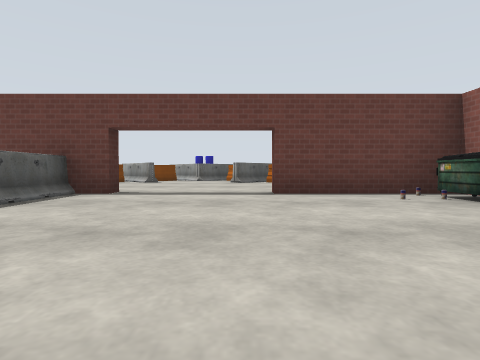
View 1 (above)

18 first-person views from a walk through a robot-simulator world made for Gazebo. The camera is 0.72 m above the floor, tilts 2° down and sees 80° across. The floor is counted in squares, 2 m on a side. Each view is taken from the middle of a square. On the plan, view 1 faces up. The plan holds only what a view shows up to about 9 squares ahead; the rest is blank. The place goes on beyond the plan. Simple patterns stand in for the simulator's built-in surfaces.

View 2
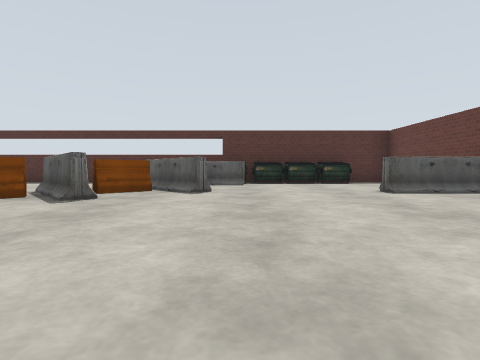

View 3
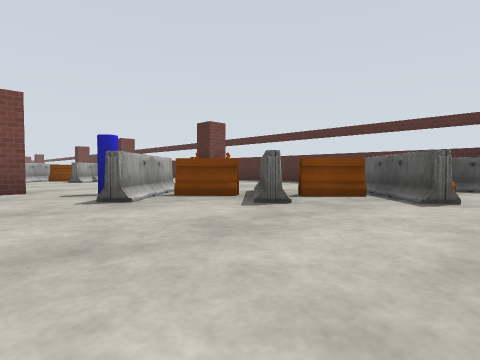

View 4
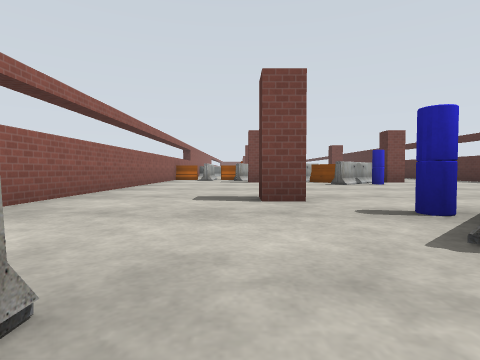

View 5
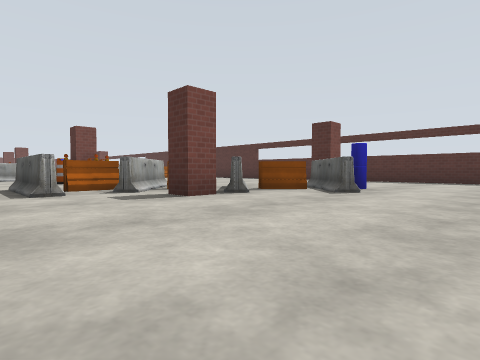

View 6
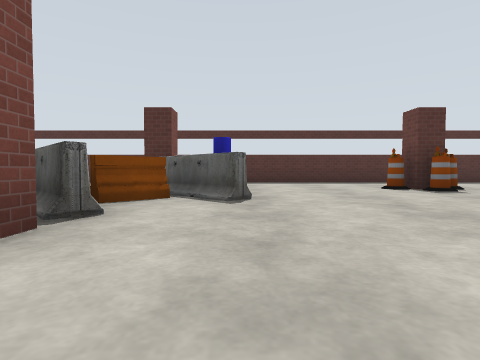

View 7
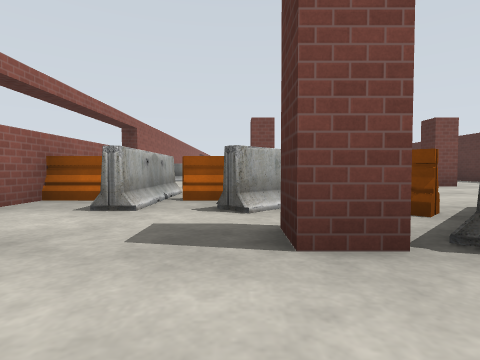

View 8
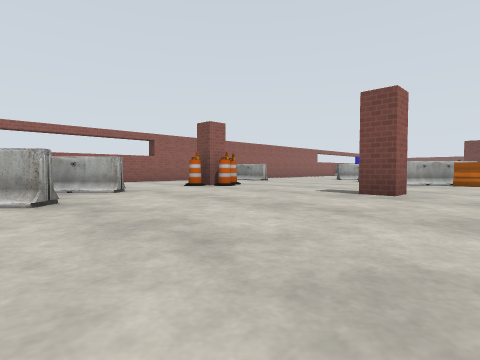

View 9
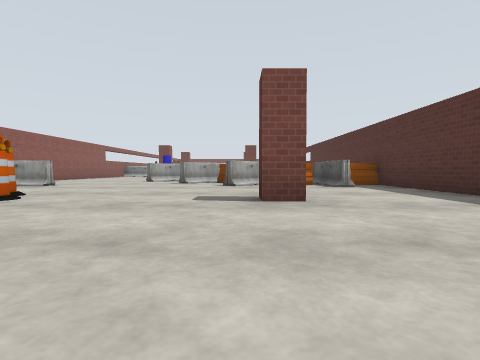

View 10
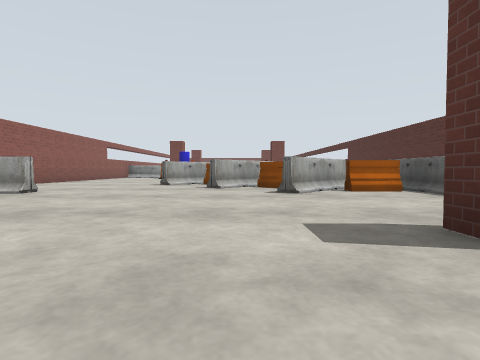

View 11
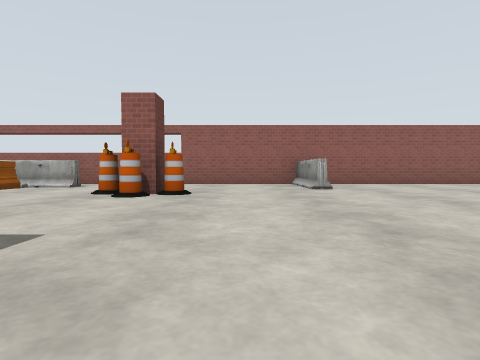

View 12
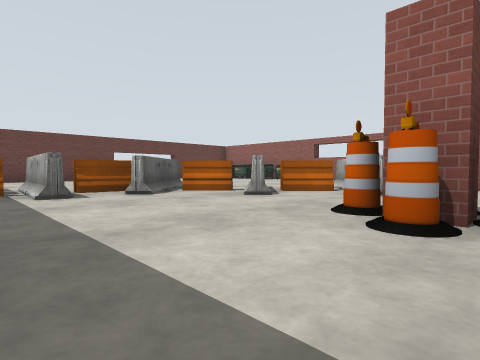

View 13
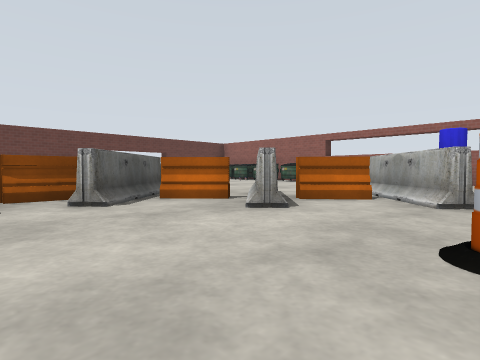

View 14
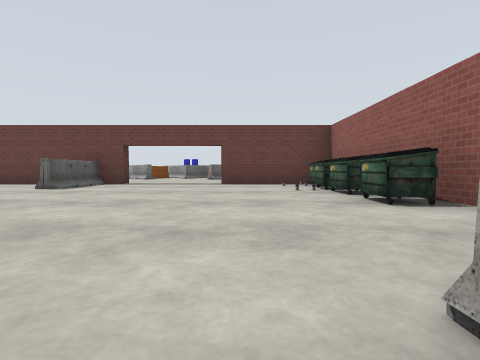

View 15
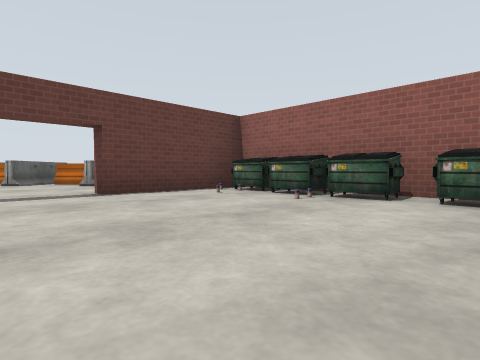

View 16
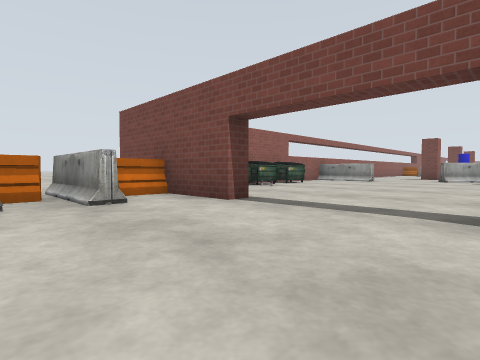

View 17
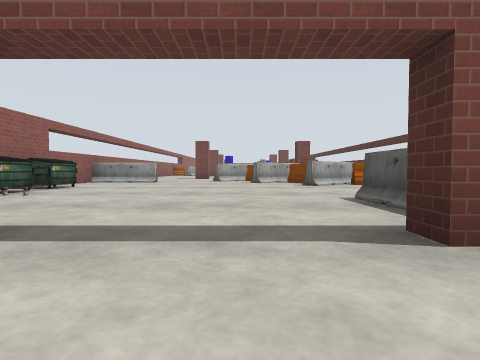

View 18
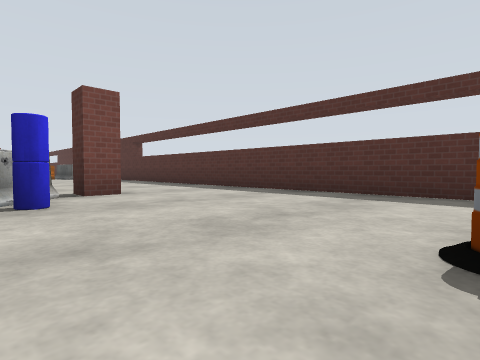

### Floor plan
Key: @ floor where view 1 was taken; # wall or solid block; . floor; D open door; B barrier; U dumpster; A barrel; O other object.
Columns run from 7 left of view 1 to 4 right of it. Each row starts with its distance up from view 1.
  9    BB   B
  8    BB..BB
  7     ....BB
  6      ...BBB.
  5      DDD.B##
  4  ###BDDD#OO
  3  U..B.....U
  2  U.......OU
  1  U........U
  0  OB....@..U
 -1  BBBB......#
 -2 #.BBBBB....#
 -3 #...BBBB.BB#
 -4 #....BBB...#
 -5 #...A......#
 -6 #..AA...#..#
 -7 #..........#
 -8 #..........#
 -9 #....BB....#
-10 #...BBBB...#
-11 #.....BB...#
-12 #......BBB.#
-13 #......BBB##
-14 #..........#
-15 #......AA..#
-16 #...#..AA..#
-17 #..........#
-18 #.B........#
-19 #BBBB....BB#
-20 # BBBB.....#
-21 #   BBBB...#

Positions as (right, up) in squares from view 1, and headings:
1: (0, 0), facing up
2: (2, 0), facing left
3: (1, 0), facing down-left
4: (1, -2), facing down
5: (3, -7), facing down-left
6: (2, -9), facing left
7: (1, -9), facing down
8: (-5, -11), facing down-right
9: (-3, -12), facing down
10: (-2, -14), facing down
11: (-4, -17), facing right
12: (-6, -6), facing up-right
13: (-5, -5), facing up-right
14: (1, -3), facing up
15: (-1, 0), facing up-right
16: (-2, 7), facing down-right
17: (-1, 6), facing down
18: (-2, -6), facing down-left
